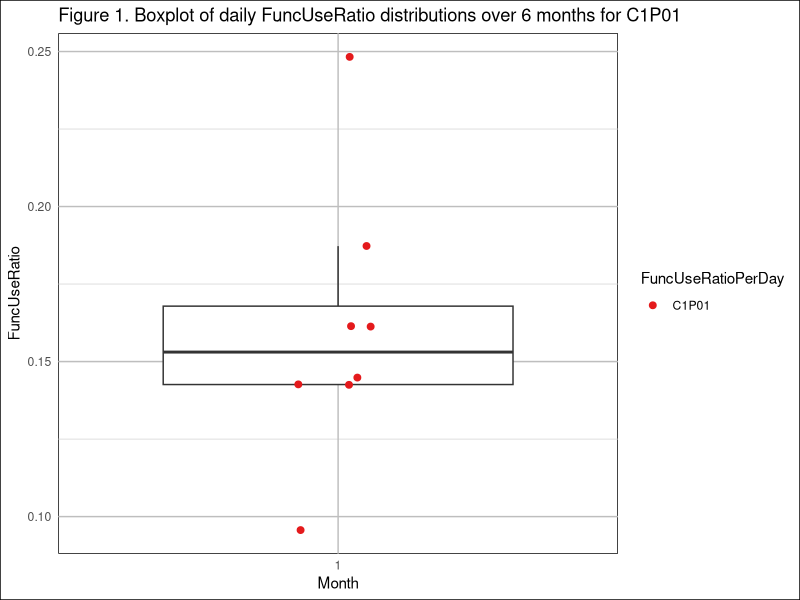
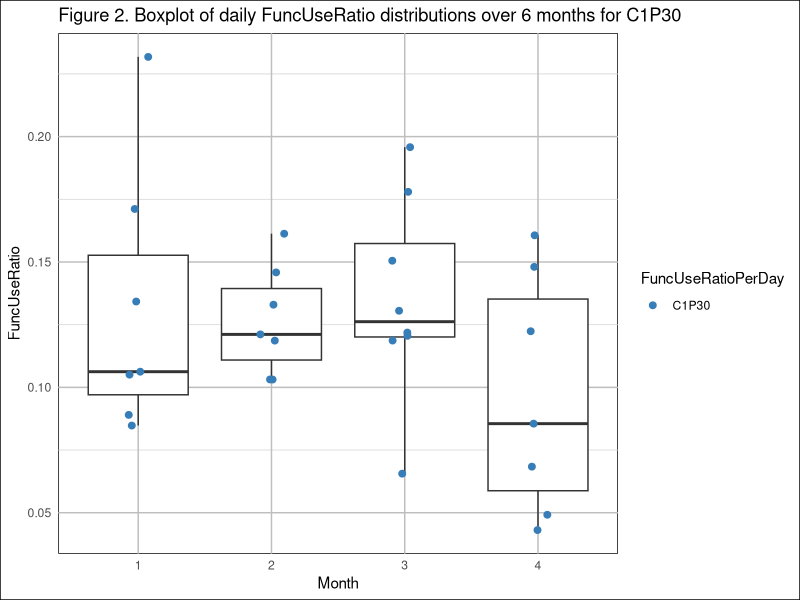
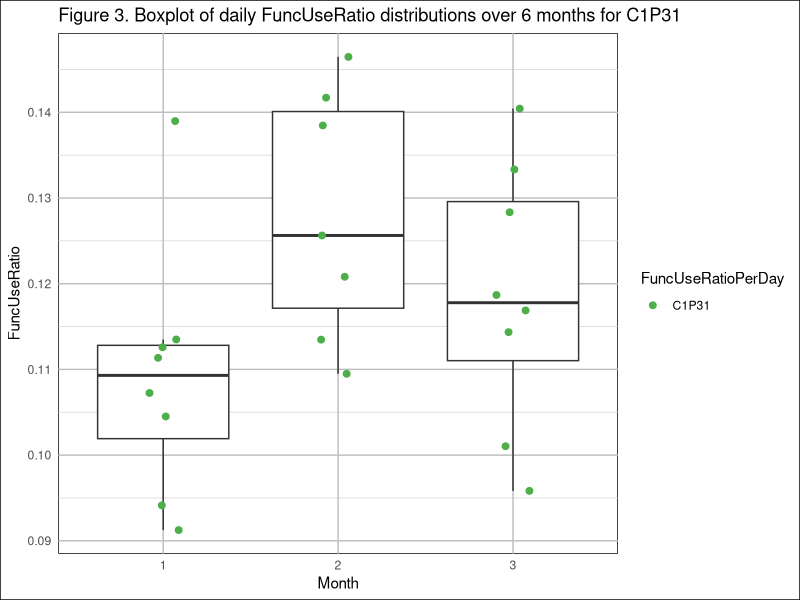
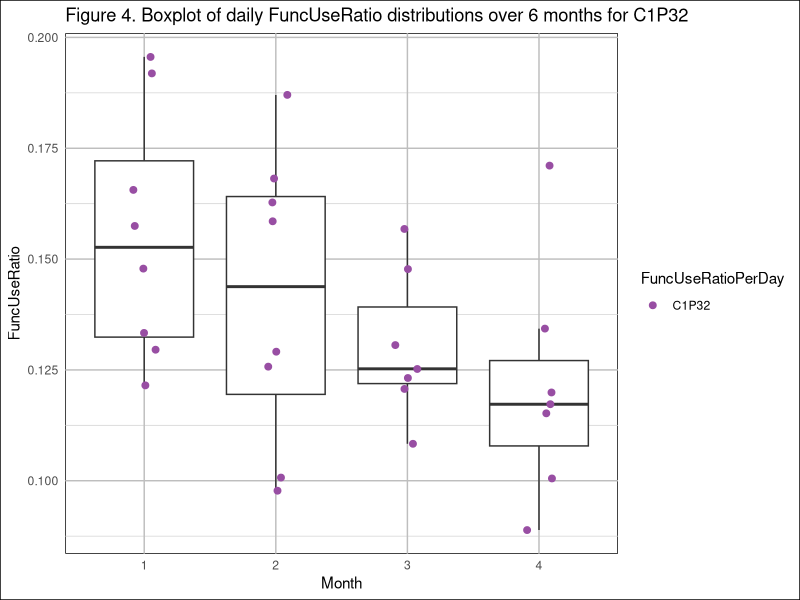
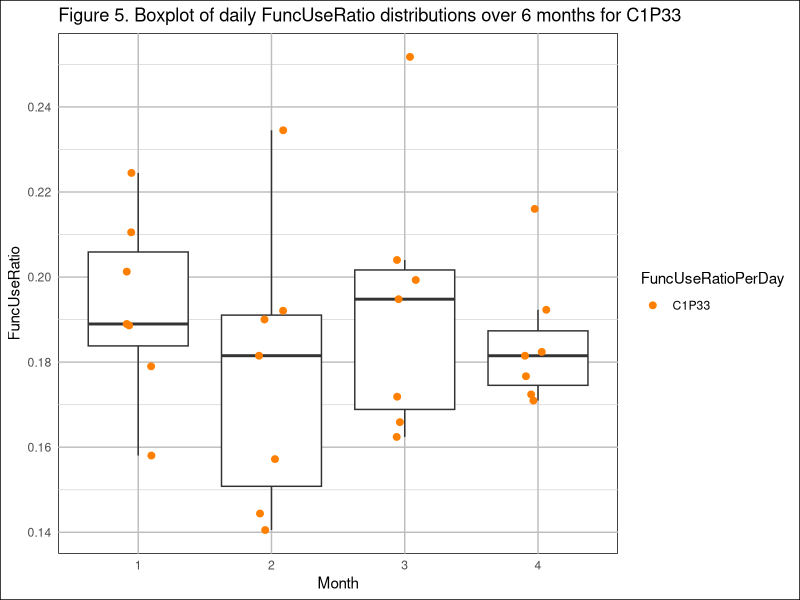

Reproduce these figures in R, in order. (Note: this script raises an error after producing the figures.)
## ---- chunk 1
knitr::opts_chunk$set(error = TRUE, warning = FALSE)
## ---- chunk 2
# Install required libraries

# If some of these libraries are already installed and you don't want to install 
# them back, please comment concerned lines in this block

# install.packages("ggplot2")
# install.packages("dplyr")
# install.packages("RColorBrewer")
# install.packages("tidyr")
# install.packages("psych")
# install.packages("knitr")
## ---- chunk 3
# Load required libraries
library(ggplot2)
library(dplyr)
library(RColorBrewer)
library(tidyr)
library(psych)
library(knitr)
## ---- chunk 4
# Load dataset
df_filtered <- read.csv("./data/results_FuncUsePerDay_all_patients_filtered.csv")

# Ensure columns are in the correct format
df_filtered$month <- as.factor(df_filtered$month)
df_filtered$ID <- as.factor(df_filtered$ID)
## ---- chunk 5
# Define colors for patients
colors <- RColorBrewer::brewer.pal(n = length(unique(df_filtered$ID)), name = "Set1")

# Initialize figure counter
figure_number <- 1

# Generate and save plots per patient
for (patient_id in unique(df_filtered$ID)) {
  
  # Filter the data for the current patient
  patient_data <- df_filtered[df_filtered$ID == patient_id, ]
  
  # Create the boxplot for the current patient
  p <- ggplot(patient_data, aes(x = month, y = FuncUseRatio_day, group = month)) +
    geom_boxplot(outlier.shape = NA) +  
    geom_jitter(aes(color = ID), width = 0.1, size = 2) +  
    theme_minimal() +  
    theme(panel.background = element_rect(fill = "white"),  
          plot.background = element_rect(fill = "white"),  
          panel.grid.major = element_line(color = "gray", size = 0.5),  
          panel.grid.minor = element_line(color = "lightgray", size = 0.25),  
          axis.text.x = element_text(angle = 0, hjust = 0.5),  
          panel.grid.major.x = element_line(color = "gray", size = 0.5),  
          panel.grid.minor.x = element_line(color = "lightgray", size = 0.25)) +  
    labs(title = paste0("Figure ", figure_number, ". Boxplot of daily FuncUseRatio distributions over 6 months for ", patient_id),
         x = "Month",  
         y = "FuncUseRatio") +  
    scale_color_manual(values = setNames(colors, unique(df_filtered$ID))) +  
    guides(color = guide_legend(title = "FuncUseRatioPerDay", labels = "FuncUseRatioPerDay"))  
  
  # Save the plot as a PNG file for each patient
  ggsave(paste0("./results/boxplot_FuncUseRatio_", patient_id, ".png"), plot = p, width = 8, height = 6, bg = "white")
  
  # Increment figure number
  figure_number <- figure_number + 1
}
## ---- chunk 6
# Prepare data (mean FuncUseRatio for each patient and month)
monthly_means_df <- df_filtered %>%
  group_by(ID, month) %>%
  summarise(mean_FuncUseRatio = mean(FuncUseRatio_day, na.rm = TRUE))
## ---- chunk 7
# Long format table
kable(monthly_means_df, caption = "**Table 1.** Mean FuncUseRatio by patient and month (long format)")

# Convert long to wide data format
wide_monthly_means_df <- monthly_means_df %>%
  pivot_wider(names_from = month, values_from = mean_FuncUseRatio)

# Wide format table
kable(wide_monthly_means_df, caption = "**Table 2.** Mean FuncUseRatio by patient and month (wide format)")
## ---- chunk 8
# Calculate ICC
icc_result <- ICC(wide_monthly_means_df[ , -1])
## ---- chunk 9
# Print the ICC results
kable(icc_result$results[icc_result$results$type == "ICC2", ], 
      caption = "**Table 3.** ICC results for FuncUseRatio over six-months")
## ---- chunk 10
# Calculate the CV based on monthly means for each patient
cv_results <- monthly_means_df %>%
  group_by(ID) %>%
  summarise(
    mean = mean(mean_FuncUseRatio),  
    SD = sd(mean_FuncUseRatio),  
    CV = (SD / mean) * 100  
  )
## ---- chunk 11
# Save the table in a .csv file
write.csv(cv_results, "./results/cv_results.csv", row.names = FALSE)

# CV results table (HTML file)
kable(cv_results, caption = "**Table 4.** Coefficient of Variation (CV) results")

# CV results table (Rstudio)
if (interactive()) {
  print(cv_results)
}
